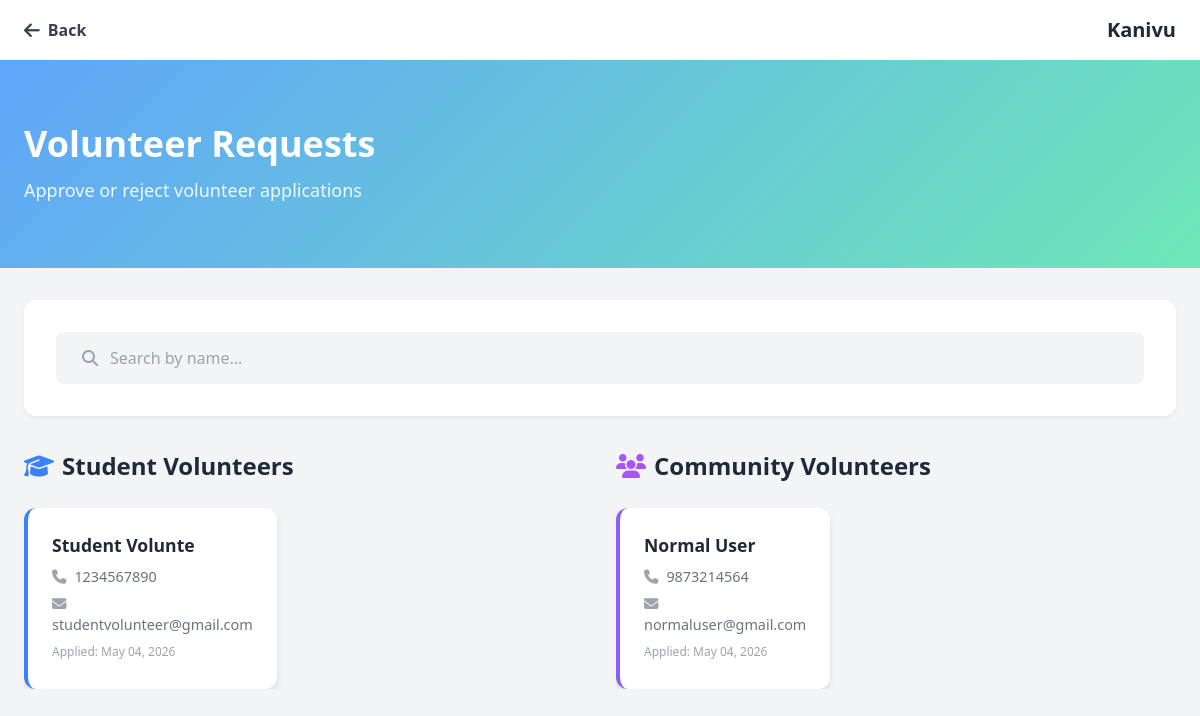
The page /dashboard/approve_volunteers/ (signed in) on the database as committed earlier.
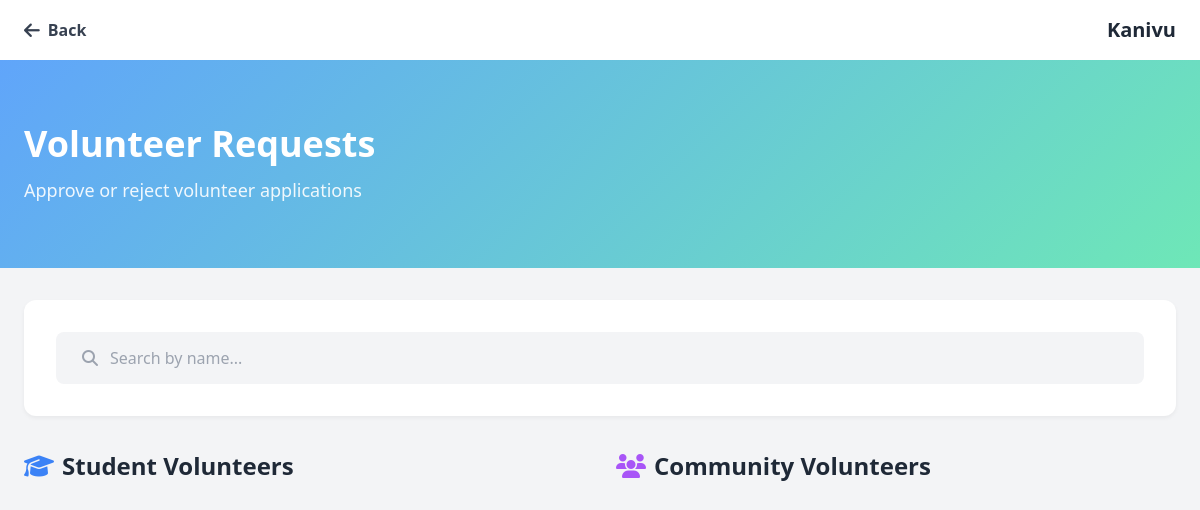
The same page on the database as committed later.
### volunteer/models.py (models this page shows, shortened)
class Volunteer(models.Model):
    BLOOD_GROUP_CHOICES = (
        ("A+", "A+"),
        ("A-", "A-"),
        ("B+", "B+"),
        ("B-", "B-"),
        ("AB+", "AB+"),
        ("AB-", "AB-"),
        ("O+", "O+"),
        ("O-", "O-"),
    )
    BATCH_CHOICES = (
        ("MCA", "MCA"),
        ("BCA", "BCA"),
        ("BSc CS", "BSc CS"),
        ("BCom", "BCom"),
        ("BA","BA"),
        ("BSW","BSW")
    )
    user = models.OneToOneField(User, on_delete=models.CASCADE)
    name = models.CharField(max_length=150)
    email = models.EmailField()
    phone = models.CharField(max_length=10)
    age = models.PositiveIntegerField()
    date_of_birth = models.DateField(null=True, blank=True)
    blood_group = models.CharField(
        max_length=5,
        choices=BLOOD_GROUP_CHOICES,
        blank=True,
        null=True
    )
    address = models.TextField()
    reason = models.TextField()
    is_approved=models.BooleanField(default=False)
    approved_by = models.ForeignKey(
        User,
        on_delete=models.SET_NULL,
        null=True,
        blank=True,
        related_name="approved_volunteers"
    )
    declined=models.BooleanField(default=False)
    rejection_reason = models.TextField(blank=True, null=True)
    is_student = models.BooleanField(default=False)
    was_student = models.BooleanField(default=False)
    admission_no = models.CharField(max_length=50, blank=True, null=True)
    start_year = models.CharField(max_length=5, blank=True, null=True)
    end_year = models.CharField(max_length=5, blank=True, null=True)
    batch = models.CharField(
        max_length=20,
        choices=BATCH_CHOICES,
        blank=True,
        null=True
    )
    created_at = models.DateTimeField(auto_now_add=True)
    def __str__(self):
        return self.name

### dashboard/views.py (the view)
# urls.py: path("approve_volunteers/",views.approve_volunteers,name="approve_volunteers"),
@login_required
def approve_volunteers(request):
    data = Volunteer.objects.filter(is_approved=False, declined=False).order_by("created_at")
    print(data)
    return render(request,"dashboard/approve_volunteers.html",{"data":data})

### templates/dashboard/approve_volunteers.html (shortened to what the changed rows need)
<!DOCTYPE html>
<html lang="en">
{% load static %}
<head>
    <script src="https://cdn.tailwindcss.com"></script>
    <link rel="stylesheet" href="https://cdnjs.cloudflare.com/ajax/libs/font-awesome/6.4.0/css/all.min.css">
</head>
<body class="bg-gray-100 font-sans">
    <nav class="bg-white shadow-md">
        <div class="max-w-7xl mx-auto px-6 py-4 flex justify-between items-center">
            <h1 class="text-xl font-bold text-gray-800">Kanivu</h1>
        </div>
    </nav>
    <section class="hero-gradient text-white py-16">
        <div class="max-w-7xl mx-auto px-6">
            <h1 class="text-4xl font-bold mb-3">Volunteer Requests</h1>
        </div>
    </section>
    <div class="max-w-7xl mx-auto px-6 py-8">
        <div class="split-container">
            <div>
                <h2 class="section-title">
                    <i class="fas fa-graduation-cap text-blue-500"></i>
                    Student Volunteers
                </h2>
                <div class="grid-container" id="studentGrid">
                    {% for v in data %}
                    {% if v.is_student %}
                    <div class="request-card student" onclick="openModal(this)" data-id="{{v.id}}"
                        data-name="{{v.name}}" data-email="{{v.email}}" data-phone="{{v.phone}}" data-age="{{v.age}}"
                        data-blood="{{v.blood_group}}" data-address="{{v.address}}" data-reason="{{v.reason}}"
                        data-student="{{v.is_student}}" data-admission="{{v.admission_no}}" data-batch="{{v.batch}}"
                        data-year="{{v.year}}" data-searchname="{{v.name|lower}}">
                        <div class="card-name">{{ v.name }}</div>
                        <div class="card-info"><i class="fas fa-phone text-gray-400 mr-2"></i>{{ v.phone }}</div>
                        <div class="card-info"><i class="fas fa-envelope text-gray-400 mr-2"></i>{{ v.email }}</div>
                        <div class="card-info text-xs text-gray-400 mt-2">
                            Applied: {{ v.created_at|date:"M d, Y" }}
                        </div>
                    </div>
                    {% endif %}
                    {% endfor %}
                </div>
            </div>
            <div>
                <h2 class="section-title">
                    <i class="fas fa-users text-purple-500"></i>
                    Community Volunteers
                </h2>
                <div class="grid-container" id="nonStudentGrid">
                    {% for v in data %}
                    {% if not v.is_student %}
                    <div class="request-card non-student" onclick="openModal(this)" data-id="{{v.id}}"
                        data-name="{{v.name}}" data-email="{{v.email}}" data-phone="{{v.phone}}" data-age="{{v.age}}"
                        data-blood="{{v.blood_group}}" data-address="{{v.address}}" data-reason="{{v.reason}}"
                        data-student="{{v.is_student}}" data-admission="{{v.admission_no}}" data-batch="{{v.batch}}"
                        data-year="{{v.year}}" data-searchname="{{v.name|lower}}">
                        <div class="card-name">{{ v.name }}</div>
                        <div class="card-info"><i class="fas fa-phone text-gray-400 mr-2"></i>{{ v.phone }}</div>
                        <div class="card-info"><i class="fas fa-envelope text-gray-400 mr-2"></i>{{ v.email }}</div>
                        <div class="card-info text-xs text-gray-400 mt-2">
                            Applied: {{ v.created_at|date:"M d, Y" }}
                        </div>
                    </div>
                    {% endif %}
                    {% endfor %}
                </div>
            </div>
        </div>
    </div>
</body>
</html>

Rows that differ between the two databases and show on the page:
removed Volunteer: name "Student Volunte", phone "1234567890", email "studentvolunteer@gmail.com", created_at "May 04, 2026", shown under "Student Volunteers"
removed Volunteer: name "Normal User", phone "9873214564", email "normaluser@gmail.com", created_at "May 04, 2026", shown under "Community Volunteers"
